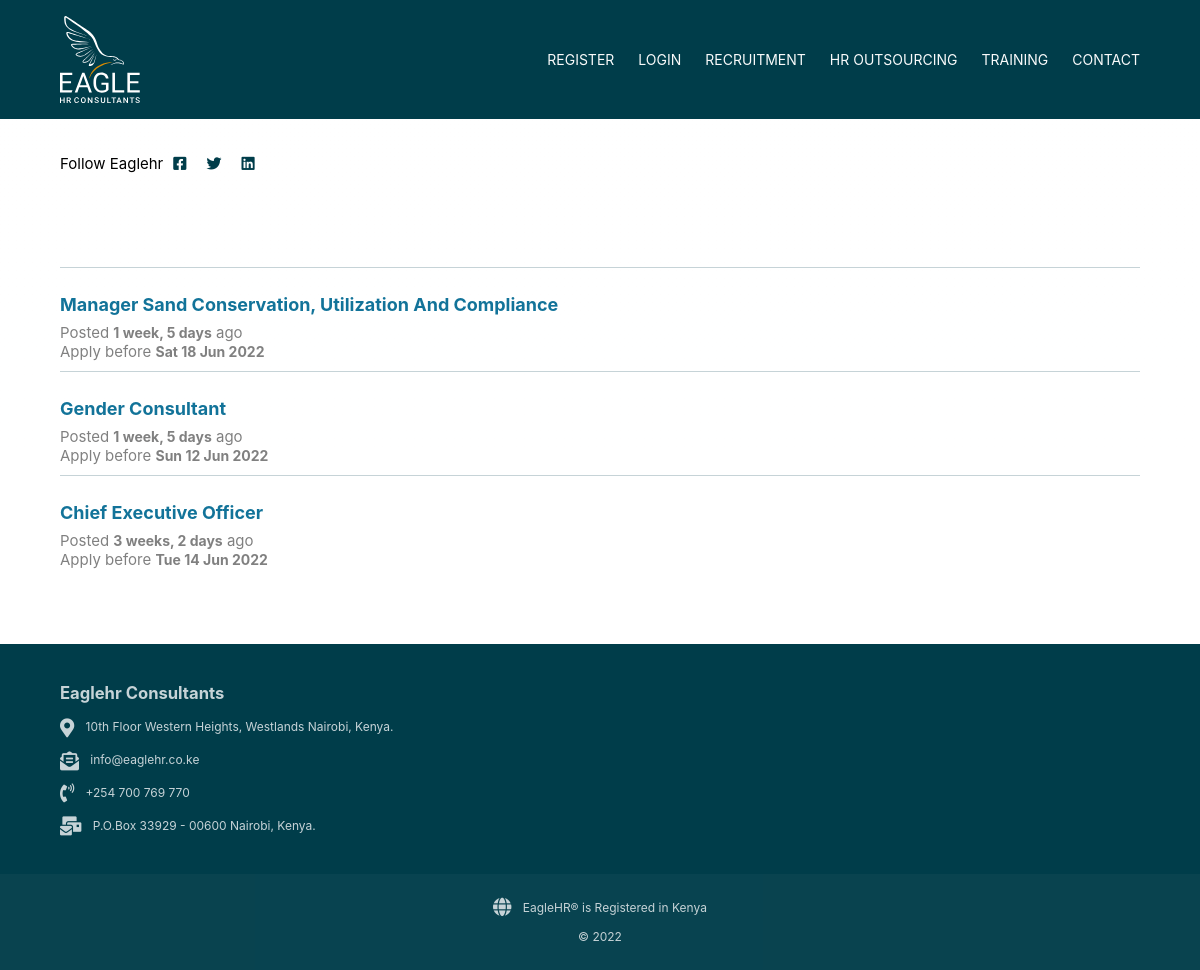
Screenshot of /jobs/ with the database file from the repository.
### jobs/models.py (models this page shows, shortened)
class Post(models.Model):
    category = models.ForeignKey(Category, on_delete=models.CASCADE)
    title = models.CharField(max_length=255)
    content = RichTextField()
    slug = models.SlugField(max_length=255, unique=True)
    date_created = models.DateTimeField(default=timezone.now)
    apply_by_date = models.DateTimeField(default=timezone.now)
    updated_on = models.DateTimeField(auto_now=True)
    author = models.ForeignKey(User, default=0,
                               on_delete=models.CASCADE)
    active = models.IntegerField(choices=STATUS, default=0)
    class Meta:
        ordering = ['-date_created', 'author']

### jobs/views.py (the view)
# urls.py: path('', views.job_list, name="jobs-list"),
def job_list(request):
    query = request.GET.get('query')
    context = {
        "title": f"Sharing sought after python and django tips and tricks for web development. Here to help you upskill your web development in {current_year}"}
    posts = Post.objects.all().filter(active=1)
    paginator = Paginator(posts, per_page)
    page_number = request.GET.get('page')
    page_obj = paginator.get_page(page_number)
    context["page_obj"] = page_obj
    context["count"] = len(list(posts))
    return render(request, 'jobs/index.html', context)

### templates/jobs/index.html (shortened to what this page needs)
{% extends "sitewide/base.html" %}
{% block content %}
<div class="blog-container">
  {% for post in page_obj %}
  <article class="width blogs">
    <div data-id="{{post.id}}" class="blog">
      <a href="/jobs/{{post.slug}}">
        <h2>{{ post.title | safe | title }}</h2>
      </a>
      <div class="date-author-tag">
        <div class="date-author">
          <div>Posted <span class="date">{{ post.date_created | timesince }}</span> ago</div><div>Apply before <span class="date">{{ post.apply_by_date |date:"D d M Y" }}</span></div>
        </div>
      </div>
    </div>
  </article>
  {% endfor %}</div>
{% endblock content %}

### static/css/styles.css (style rules this page uses)
:root { --primary: #003c4a0a; --primary: #003d4a; --muted-primary: #c6d3d7; --danger: #e41818; --success: #27ce63; --notification: #678d8e; --secondary: #db8c00; --third: #11966e; --fourth: #127399; --five: #ffdea5; --white: #fff; --links: #262626; --margin-top: 4rem; }
* { box-sizing: border-box; margin: 0; }
h1, h2, h3, h4, h5, h6, p, li { margin: revert; }
html, body { height: 100%; font-family: -apple-system, BlinkMacSystemFont, "Segoe UI", Roboto, Oxygen, Ubuntu, Cantarell, "Open Sans", "Helvetica Neue", sans-serif; background: linear-gradient( 180deg, rgba(255, 252, 252, 0.026) 0%, rgba(255, 255, 255, 0.021) 51% ); color: #000; font-size: 15px; }
a { text-decoration: none; color: var(--secondary); }
h1, h2, h3, h4 { line-height: 1.375; color: var(--fourth); }
h2 { font-size: 1.3125rem; }
.width { width: 90%; max-width: 1100px; margin: auto; }
.blog { border-top: 1px solid var(--muted-primary); padding-top: 16px; margin-bottom: 10px; }
.blog-container { margin: 3.2rem 0; }
.blog div:first-of-type { border-top: none; }
.blog h2 { color: var(--fourth); font-size: 18px; margin-bottom: 5px; }
.blog .date, .blog .author { font-size: 14px; }
.date-author { color: gray; }
.blog .date { font-weight: bold; }
@media (min-width: 848px) { h1, h2, h3 { line-height: 1.4475; margin-top: 8px; margin-bottom: 12px; } }
@media (min-width: 848px) { .blog-container { margin: 5rem 0; } }

### rows the page displays
Post: title "Manager Sand Conservation, Utilization And Compliance", date_created "1 week, 5 days", apply_by_date "Sat 18 Jun 2022"
Post: title "Gender Consultant", date_created "1 week, 5 days", apply_by_date "Sun 12 Jun 2022"
Post: title "Chief Executive Officer", date_created "3 weeks, 2 days", apply_by_date "Tue 14 Jun 2022"
